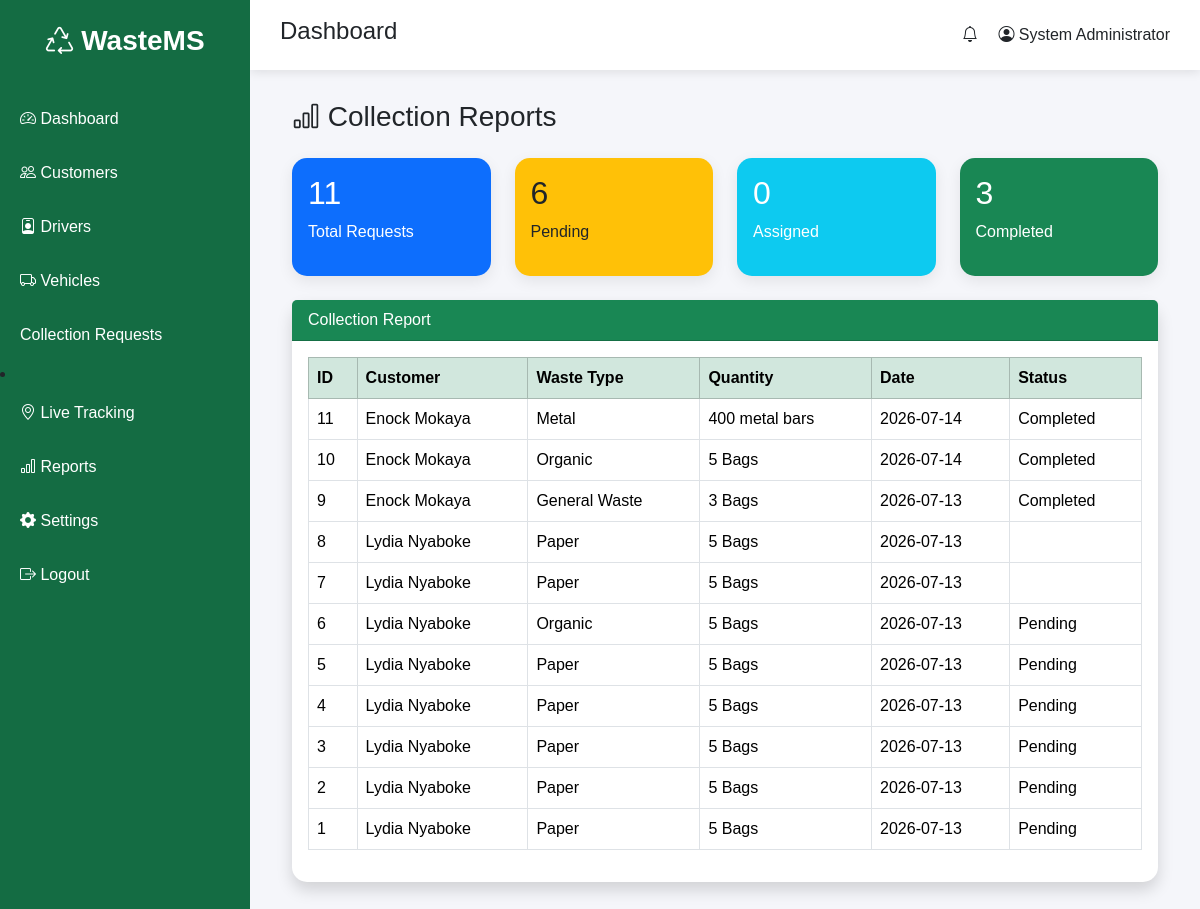
Screenshot of /admin/reports.php (signed in) with the database file from the repository.
### tables this page shows
CREATE TABLE `collection_requests` (
  `request_id` int(11) NOT NULL,
  `customer_id` int(11) DEFAULT NULL,
  `waste_type` varchar(100) DEFAULT NULL,
  `quantity` varchar(50) DEFAULT NULL,
  `pickup_address` text DEFAULT NULL,
  `collection_date` date DEFAULT NULL,
  `status` enum('Pending','Assigned','In Progress','Completed','Cancelled') NOT NULL DEFAULT 'Pending',
  `created_at` timestamp NOT NULL DEFAULT current_timestamp(),
  `driver_id` int(11) DEFAULT NULL,
  `vehicle_id` int(11) DEFAULT NULL
);

CREATE TABLE `users` (
  `user_id` int(11) NOT NULL,
  `full_name` varchar(100) NOT NULL,
  `email` varchar(100) NOT NULL,
  `phone` varchar(20) DEFAULT NULL,
  `password` varchar(255) NOT NULL,
  `role` enum('admin','driver','customer') NOT NULL,
  `status` enum('Active','Inactive') DEFAULT 'Active',
  `created_at` timestamp NOT NULL DEFAULT current_timestamp()
);

### admin/reports.php (the view)
<?php
include "includes/header.php";
include "includes/sidebar.php";
include "includes/topbar.php";
$totalRequests = mysqli_fetch_assoc(mysqli_query($conn,
"SELECT COUNT(*) AS total FROM collection_requests"));
$completed = mysqli_fetch_assoc(mysqli_query($conn,
"SELECT COUNT(*) AS total FROM collection_requests WHERE status='Completed'"));
$pending = mysqli_fetch_assoc(mysqli_query($conn,
"SELECT COUNT(*) AS total FROM collection_requests WHERE status='Pending'"));
$assigned = mysqli_fetch_assoc(mysqli_query($conn,
"SELECT COUNT(*) AS total FROM collection_requests WHERE status='Assigned'"));
$sql = "
SELECT
cr.request_id,
u.full_name,
cr.waste_type,
cr.quantity,
cr.collection_date,
cr.status
FROM collection_requests cr
JOIN customers c
ON cr.customer_id = c.customer_id
JOIN users u
ON c.user_id = u.user_id
ORDER BY cr.collection_date DESC
";
$result = mysqli_query($conn,$sql);
?>
<div class="content">
<div class="container-fluid">
<h3 class="mb-4">
<i class="bi bi-bar-chart"></i>
Collection Reports
</h3>
<div class="row mb-4">
<div class="col-md-3">
<div class="card bg-primary text-white">
<div class="card-body">
<h2><?= $totalRequests['total']; ?></h2>
<p>Total Requests</p>
</div>
</div>
</div>
<div class="col-md-3">
<div class="card bg-warning text-dark">
<div class="card-body">
<h2><?= $pending['total']; ?></h2>
<p>Pending</p>
</div>
</div>
</div>
<div class="col-md-3">
<div class="card bg-info text-white">
<div class="card-body">
<h2><?= $assigned['total']; ?></h2>
<p>Assigned</p>
</div>
</div>
</div>
<div class="col-md-3">
<div class="card bg-success text-white">
<div class="card-body">
<h2><?= $completed['total']; ?></h2>
<p>Completed</p>
</div>
</div>
</div>
</div>
<div class="card shadow">
<div class="card-header bg-success text-white">
Collection Report
</div>
<div class="card-body">
<table class="table table-bordered table-hover">
<thead class="table-success">
<tr>
<th>ID</th>
<th>Customer</th>
<th>Waste Type</th>
<th>Quantity</th>
<th>Date</th>
<th>Status</th>
</tr>
</thead>
<tbody>
<?php while($row=mysqli_fetch_assoc($result)){ ?>
<tr>
<td><?= $row['request_id']; ?></td>
<td><?= htmlspecialchars($row['full_name']); ?></td>
<td><?= htmlspecialchars($row['waste_type']); ?></td>
<td><?= htmlspecialchars($row['quantity']); ?></td>
<td><?= $row['collection_date']; ?></td>
<td><?= $row['status']; ?></td>
</tr>
<?php } ?>
</tbody>
</table>
</div>
</div>
</div>
</div>
<?php include "includes/footer.php"; ?>

### assets/css/admin.css (style rules this page uses)
body { margin:0; background:#f5f6fa; font-family:Arial; }
.content { margin-left:250px; padding:30px; }
.card { border:none; border-radius:15px; box-shadow:0 5px 15px rgba(0,0,0,.08); transition:.3s; }

### rows the page displays
collection_requests: request_id "11", users.full_name "Enock Mokaya", waste_type "Metal", quantity "400 metal bars", collection_date "2026-07-14", status "Completed"
collection_requests: request_id "10", users.full_name "Enock Mokaya", waste_type "Organic", quantity "5 Bags", collection_date "2026-07-14", status "Completed"
collection_requests: request_id "9", users.full_name "Enock Mokaya", waste_type "General Waste", quantity "3 Bags", collection_date "2026-07-13", status "Completed"
collection_requests: request_id "8", users.full_name "Lydia Nyaboke", waste_type "Paper", quantity "5 Bags", collection_date "2026-07-13"
collection_requests: request_id "7", users.full_name "Lydia Nyaboke", waste_type "Paper", quantity "5 Bags", collection_date "2026-07-13"
collection_requests: request_id "6", users.full_name "Lydia Nyaboke", waste_type "Organic", quantity "5 Bags", collection_date "2026-07-13", status "Pending"
collection_requests: request_id "5", users.full_name "Lydia Nyaboke", waste_type "Paper", quantity "5 Bags", collection_date "2026-07-13", status "Pending"
collection_requests: request_id "4", users.full_name "Lydia Nyaboke", waste_type "Paper", quantity "5 Bags", collection_date "2026-07-13", status "Pending"
collection_requests: request_id "3", users.full_name "Lydia Nyaboke", waste_type "Paper", quantity "5 Bags", collection_date "2026-07-13", status "Pending"
collection_requests: request_id "2", users.full_name "Lydia Nyaboke", waste_type "Paper", quantity "5 Bags", collection_date "2026-07-13", status "Pending"
collection_requests: request_id "1", users.full_name "Lydia Nyaboke", waste_type "Paper", quantity "5 Bags", collection_date "2026-07-13", status "Pending"

### other values shown
$_SESSION['name'] "System Administrator"
$totalRequests['total'] "11"
$pending['total'] "6"
$assigned['total'] "0"
$completed['total'] "3"
